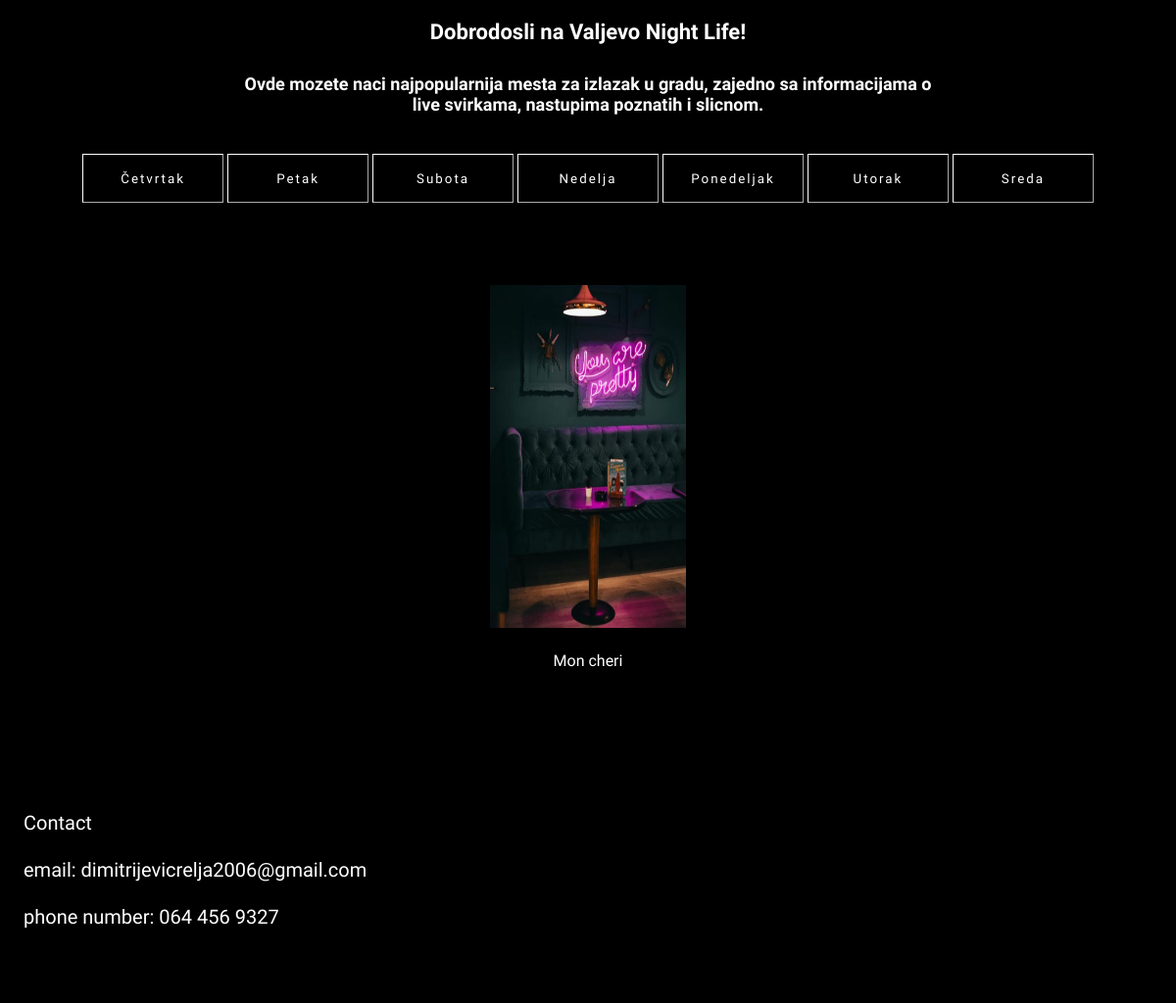
The page / on the database its author committed.
### main/models.py (models this page shows, shortened)
class Svirka(models.Model):
    ime=models.CharField(max_length=40)
    datum=models.DateField(null=True)
    opis=models.CharField(max_length=300)
    proslo=models.BooleanField(default=False)
    kafic = models.ForeignKey(Kafic, on_delete=models.CASCADE, related_name='svirke',null=True)

class Kafic(models.Model):
    ID=models.AutoField(primary_key=True)
    Ime=models.CharField(max_length=30,null=False)
    photo = models.ImageField(upload_to='photos/',null=True)
    iglink=models.URLField(max_length=500,null=True)
    walink=models.URLField(max_length=500,null=True)

### main/views.py (the view)
# urls.py: 2. Add a URL to urlpatterns:  path('', views.home, name='home')
def home(request):
    days_serbian = [
        'Ponedeljak',  # Monday
        'Utorak',      # Tuesday
        'Sreda',       # Wednesday
        'Četvrtak',    # Thursday
        'Petak',       # Friday
        'Subota',      # Saturday
        'Nedelja'
                 ]
    days_serbian_padezi = [
        'ponedeljak',  # Monday
        'utorak',      # Tuesday
        'sredu',       # Wednesday
        'četvrtak',    # Thursday
        'petak',       # Friday
        'subotu',      # Saturday
        'nedelju'
                 ]
    today = datetime.now()
    dani=[]
    days =today.weekday()
    daysi=today.strftime("%Y-%m-%d")
    for i in range(7):
        dayi=days_serbian[(days + i) % 7]
        danpom=(today + timedelta(days=i))
        dayindex = danpom.strftime("%Y-%m-%d")
        dani.append((dayi,dayindex))
    day_index = int(request.GET.get('day_index',0))
    selected_day = request.GET.get('datum', daysi)
    if day_index < 0:
            day_index = len(dani) - 1  # Set to last index
    elif day_index >= len(dani):
        day_index = 0
    try:
        date_object = datetime.strptime(selected_day, "%Y-%m-%d").date()+timedelta(days=day_index)
        danilabel=date_object.weekday()
        danilab=days_serbian_padezi[danilabel]
    except ValueError:
         danilab = "Invalid date"
    current_label=dani[day_index][0]
    svirkes = Svirka.objects.select_related('kafic').filter(datum=daysi)
    if selected_day is not None:
             svirkes = Svirka.objects.select_related('kafic').filter(datum=date_object)
    return render(request,"home.html",{'days':dani,
                                       'svirke':svirkes,
                                       'danlabel':danilab,
                                       'day_index':day_index,
                                       'current_label':current_label,
                                       'day_date':daysi})

### main/templates/home.html (shortened to what this page needs)
{% load static %}
<!DOCTYPE html>
<html lang="en">
<head>
    <link rel="stylesheet" href="{% static 'main/styles_main.css' %}">
    <link rel="stylesheet" href="{% static 'main/styles_mobile.css' %}">
</head>
<body>
    <h1>Dobrodosli na Valjevo Night Life!</h1>
    <h2>Ovde mozete naci najpopularnija mesta za izlazak u gradu, zajedno sa informacijama o live svirkama, nastupima poznatih i slicnom.</h2>
    <div class="day-menu">
        {%for dayi, dayindex in days%}
        <button onclick="filter('{{dayindex}}')"> {{dayi}} </button>
        {%endfor%}
    </div>
    <div class="container">
    <div class="image-grid">
        {%if svirke %}
        {%for svirka in svirke%}
        <div class="image-item" onclick="openPopup('{{svirka.kafic.Ime}}', '{{ svirka.opis }}', '{{svirka.kafic.iglink}}', '{{svirka.kafic.walink}}')">
            <img id="{{svirka.kafic.Ime}}" src="{{svirka.kafic.photo.url}}" alt="Image 1" class="kafic-image" data-name="{{ svirka.kafic.Ime }}" data-about="{{ svirka.opis }}" data-photo="{{ svirka.kafic.photo.url }}">
            <p>{{svirka.kafic.Ime}}</p>
        </div>
        {%endfor%}
        {% else %}
            <p >Nema nijedne svirke u {{danlabel}}</p>
        {%endif%}
    </div>
    <div class="footer">
        <p>Contact <br> <br>
            email: dimitrijevicrelja2006@gmail.com <br><br>
            phone number: 064 456 9327 <br>
        </p>
      </div>
    </div>
</body>
</html>

### main/static/main/styles_main.css (style rules this page uses)
html { height: 100%; }
body { font-family: "Orbitron", sans-serif; letter-spacing: 0px; margin: 0; padding: 0; text-align: center; background-color: black; color: white; position: relative; background-image: url(resources/background.jpg); width: 100%; height: 100%; background-size: cover; background-position: center; background-repeat: no-repeat; background-attachment: fixed; }
h1 { font-size:22px; margin: 20px; }
h2 { font-size: 18px; margin: 30px 20vw 0 20vw; }
.container { display: grid; grid-template-rows: 1fr auto; min-height: 100vh; }
.image-grid { display: flex; flex-wrap: wrap; justify-content: center; gap: 4vw; padding: 5%; overflow: hidden; position: relative; margin-bottom: 0; }
.image-item { position: relative; padding-left: 5vw; padding-right: 5vw; padding-bottom: 2vw; padding-top: 2vw; }
.image-item img { width: 100%; cursor: pointer; width: 200px; height: 350px; transition: transform 0.2s ease-in-out; }
.image-item p { z-index: 1000; margin-top: 20px; }
.day-menu { margin: 0px 20px; margin-top: 5vh; }
.day-menu button { margin: 0px; width: 12vw; height: 50px; font-family: "New Amsterdam", sans-serif; letter-spacing: 2px; color: white; border-color: white; border-width: 1px; background-color: rgba(0, 0, 0, 0.25); transition: background-color 0.2s, width 0.2s, font-size 0.2s; }
.footer { left: 0; bottom: 0; width: 100%; height: 30vh; background-color: rgba(0, 0, 0, 0.7); color: white; text-align: left; float: inline-start; position: relative; }
.footer p { padding: 2%; font-size: 20px; position: absolute; }

### rows shown on the page
Svirka: kafic.photo (picture), kafic.Ime "Mon cheri"

### other values the page prints
{{ dayi }} "Četvrtak" "Petak" "Subota" "Nedelja" "Ponedeljak" "Utorak" "Sreda"
